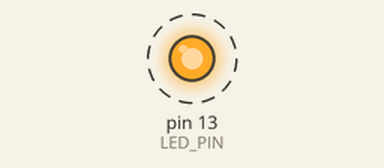
Recording of a sketch running on a simulated Arduino Uno, built with avr-gcc and run on an emulated ATmega328P. Shown: output pins drawn as LEDs (lit = HIGH). Dashed ring = blinking.

Above: at 0.5 s.
Timing chart, 0 to 4.6 s (numbered marks = the images above):
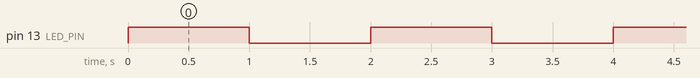

Measured:
- by itself, pin 13 (LED_PIN): alternates HIGH for 1.0 s and LOW for 1.0 s

The sketch:

main.ino
```cpp
//Piotr Makulec, 2025
//Written for and tested on Arduino (ATmega328p).

#include <avr/io.h>
#include <util/delay.h>


#define LED_PIN (1 << PB5)          //pin PB5 connected the the Arduino internal LED
#define LED_ON PORTB |= LED_PIN     //set the LED pin HIGH
#define LED_OFF PORTB &= ~LED_PIN   //set the LED pin LOW
#define LED_TOG PORTB ^= LED_PIN    //change the state of the LED pin

int main(void){
        DDRB |= LED_PIN;            //set the LED pin as output
        while(1){
                /*  Switching on and then switching off
                 * LED_ON;
                _delay_ms(1000);
                LED_OFF;
                _delay_ms(1000);
                */
                LED_TOG;            //Alternative method, toggling the LED state
                _delay_ms(1000);    //wait a second
        }
        return 0;
}
```
